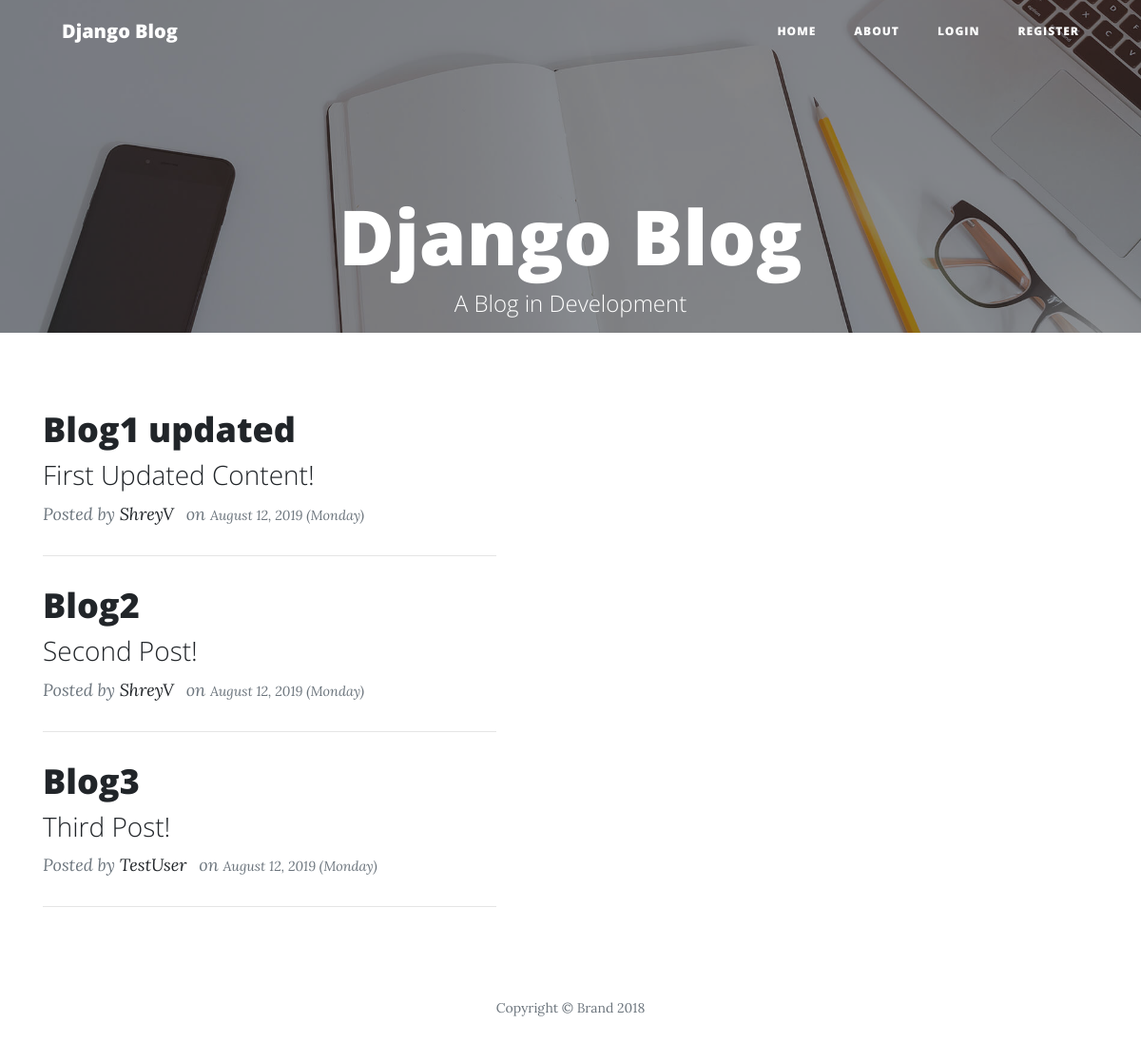
The page / on the database its author committed.
### blog/models.py (models this page shows, shortened)
class Post(models.Model):
    title = models.CharField(max_length = 100)
    content = models.TextField()
    date_posted = models.DateTimeField(default = timezone.now)
    author = models.ForeignKey(User, on_delete = models.CASCADE)

### blog/views.py (the view)
# urls.py: path('', views.home , name = 'blog-home'),
def home(request):
    context = {
        'posts' : Post.objects.all()
    }
    return render(request, 'blog/home.html',context)

### blog/templates/blog/home.html
{% extends "blog/base.html" %}
{% block content %}
    {%for post in posts%}
    <div class="post-preview">
        <a href="#">
            <h2 class="post-title">{{ post.title }}</h2>
            <h3 class="post-subtitle">{{ post.content }}</h3>
        </a>
        <p class="post-meta">Posted by <a class="mr-2" href="#">{{ post.author }}</a> on <small class="text-muted">{{ post.date_posted|date:"F d, Y (l)" }}</small></p>
    </div>
    <hr>
    {%endfor%}
{% endblock content %}

### blog/templates/blog/base.html (shortened to what this page needs)
{% load static %}
{% load crispy_forms_tags %}
<!DOCTYPE html>
<html>
<head>
    <link rel="stylesheet" href="{% static 'blog/bootstrap.min.css' %}">
    <link rel="stylesheet" href="{% static 'blog/font-awesome.min.css' %}">
</head>
<body>
    <nav class="navbar navbar-light navbar-expand-lg fixed-top" id="mainNav">
        <div class="container"><a class="navbar-brand" href="{% url 'blog-home' %}">Django Blog</a>
            <div
                class="collapse navbar-collapse" id="navbarResponsive">
                <ul class="nav navbar-nav ml-auto">
                    <li class="nav-item" role="presentation"><a class="nav-link" href="{% url 'blog-home' %}">Home</a></li>
                    <li class="nav-item" role="presentation"><a class="nav-link" href="{% url 'blog-about' %}">About</a></li>
                    {% if user.is_authenticated %}
                    <li class="nav-item" role="presentation"><a class="nav-link" href="{% url 'profile' %}">Profile</a></li>
                    <li class="nav-item" role="presentation"><a class="nav-link" href="{% url 'logout' %}">Logout</a></li>
                    {% else %}
                    <li class="nav-item" role="presentation"><a class="nav-link" href="{% url 'login' %}">Login</a></li>
                    <li class="nav-item" role="presentation"><a class="nav-link" href="{% url 'register' %}">Register</a></li>
                    {% endif %}
                </ul>
        </div>
        </div>
    </nav>
    <header class="masthead" style="background-image: url({% static 'blog/home-bg.jpg' %}) ;height: 350px;">
        <div class="overlay"></div>
        <div class="container text-center">
            <div class="row">
                <div class="col-md-10 col-lg-8 mx-auto">
                    <div class="site-heading">
                        <h1>Django Blog</h1><span class="subheading">A Blog in Development</span></div>
                </div>
            </div>
        </div>
    </header>
    <div class="container">
        <div class="row">
            <div class="col-md-10 col-lg-8">
                <div class="row">
                    <div class="col-lg-8 col-md-10">
                      {% block content %}{% endblock %}
                    </div>
            </div>
        </div>
    </div>
    <footer>
        <div class="container">
            <div class="row">
                <div class="col-md-10 col-lg-8 mx-auto">
                    <p class="text-muted copyright">Copyright&nbsp;©&nbsp;Brand 2018</p>
                </div>
            </div>
        </div>
    </footer>
</body>
</html>

### rows shown on the page
Post: title "Blog1 updated", content "First Updated Content!", author "ShreyV", date_posted "August 12, 2019 (Monday)"
Post: title "Blog2", content "Second Post!", author "ShreyV", date_posted "August 12, 2019 (Monday)"
Post: title "Blog3", content "Third Post!", author "TestUser", date_posted "August 12, 2019 (Monday)"
